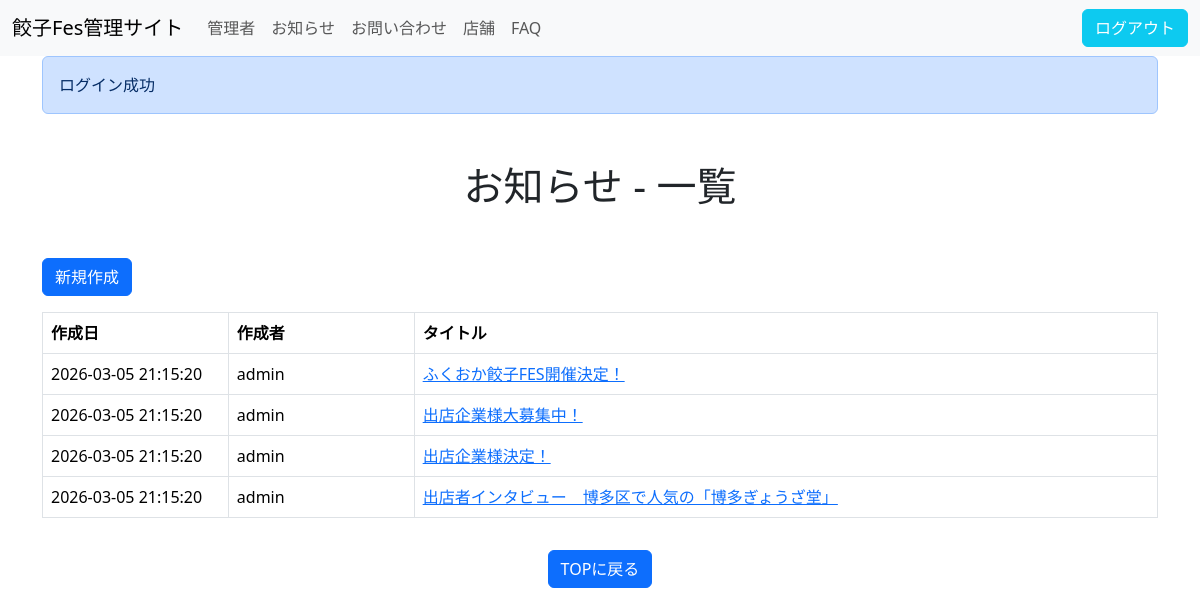
/admin/news/news-list.php (signed in), run on the app's committed database.
### tables this page shows
CREATE TABLE `news` (
  `id` int(11) NOT NULL,
  `author` varchar(255) DEFAULT NULL,
  `title` varchar(255) NOT NULL,
  `body` text NOT NULL,
  `create_at` datetime NOT NULL,
  `update_at` datetime NOT NULL
);

### admin/news/news-list.php (the view, shortened to what this page needs)
<?php
$db = db_connect();
$sql = 'SELECT * FROM news ORDER BY create_at DESC';
$stmt = $db->prepare($sql);
$stmt->execute();
$result = $stmt->fetchAll(PDO::FETCH_ASSOC);
?>
<!DOCTYPE html>
<html lang="ja">
<head>
    <link rel="stylesheet" href="https://cdn.jsdelivr.net/npm/bootstrap@5.3.8/dist/css/bootstrap.min.css">
</head>
<body>
    <?php require_once __DIR__ . '/../inc/header.php'; ?>
    <main class="container">
        <div class="l-wrapper">
            <?php require_once __DIR__ . '/../../inc/message_area.php'; ?>
            <h1 class="my-5 text-center">お知らせ - 一覧</h1>
            <a class="btn btn-primary mb-3" href="./news-add.php">新規作成</a>
            <table class="table table-bordered">
                <thead>
                    <tr>
                        <th class="col-1">作成日</th>
                        <th class="col-1">作成者</th>
                        <th class="col-4">タイトル</th>
                    </tr>
                </thead>
                <?php foreach ($result as $news): ?>
                    <tbody>
                        <tr>
                            <td><?php echo $news['create_at']; ?></td>
                            <td><?php echo $news['author']; ?></td>
                            <td><a href="news-detail.php?id=<?php echo $news['id']; ?>"><?php echo $news['title']; ?></a></td>
                        </tr>
                    </tbody>
                <?php endforeach; ?>
            </table>
            <div class=" text-center">
                <a href="../index.php" class="btn btn-primary mt-3">TOPに戻る</a>
            </div>
        </div>
    </main>
</body>
</html>

### data on the page
news: create_at "2026-03-05 21:15:20", author "admin", title "ふくおか餃子FES開催決定！"
news: create_at "2026-03-05 21:15:20", author "admin", title "出店企業様大募集中！"
news: create_at "2026-03-05 21:15:20", author "admin", title "出店企業様決定！"
news: create_at "2026-03-05 21:15:20", author "admin", title "出店者インタビュー 博多区で人気の「博多ぎょうざ堂」"

### other printed values
$message['msg'] "ログイン成功"
